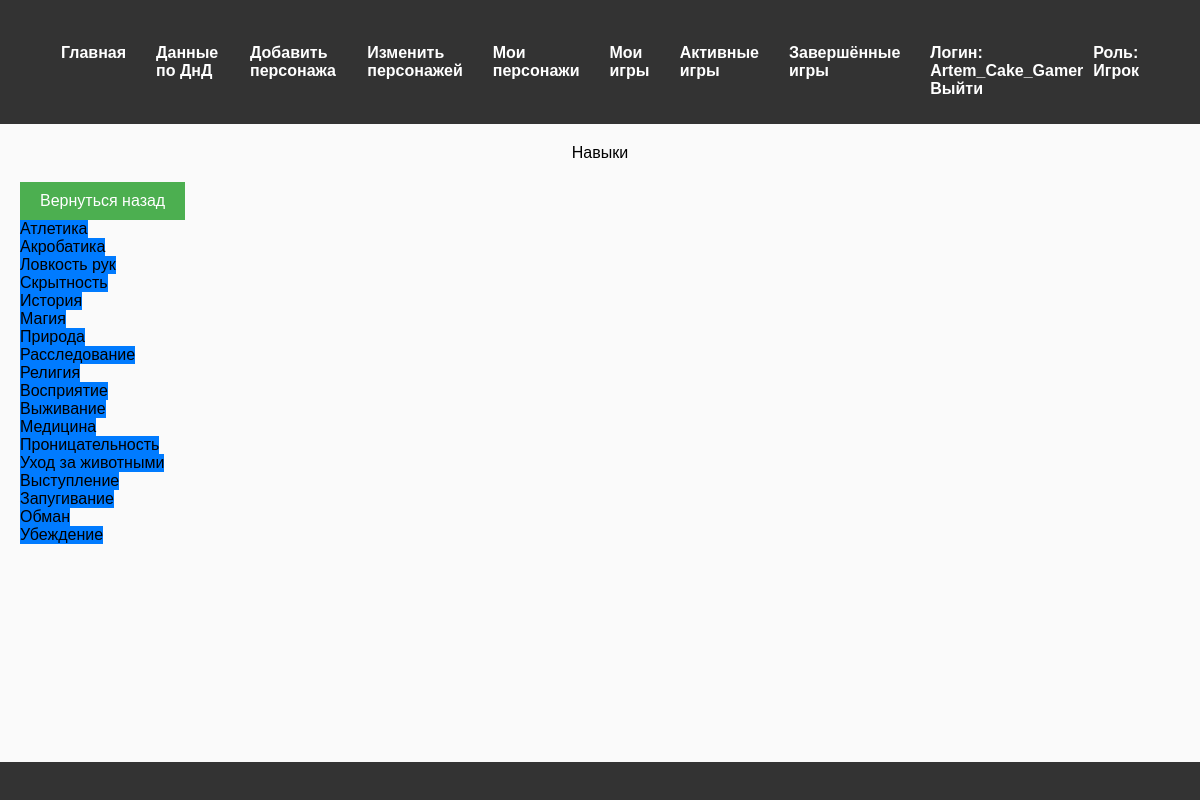
Screenshot of /VeiwSkills (signed in) with the database file from the repository.
### functions/Classes.py (models this page shows)
class Role(db.Model, RoleMixin):
    __tablename__ = 'Role'
    id       = db.Column(db.Integer(), primary_key=True)
    RoleName = db.Column(db.String(80), unique=True)
    name     = db.Column(db.String(80), unique=True)
    NameUser = db.Column(db.String(80), unique=True)

class User(db.Model, UserMixin):
    __tablename__ = 'User'
    id          = db.Column(db.Integer, autoincrement=True, primary_key=True)
    login       = db.Column(db.String, unique=True)
    password    = db.Column(db.String(255), nullable=False, server_default='')
    active      = db.Column(db.Boolean())
    roles       = db.relationship('Role'  , secondary=Roles_Users
                                                , backref=db.backref("roled", cascade='all,delete',single_parent=True, passive_deletes=True)
                                                , cascade='all,delete'      , single_parent=True)

class Skills(db.Model):
    __tablename__ = 'Skills'
    id           = db.Column(db.Integer, primary_key=True)
    Name         = db.Column(db.String(300), nullable=False, unique=True)
    Discription  = db.Column(db.Text, nullable=True)
    imageName = db.Column(db.String(300), nullable=True)
    image = db.Column(db.LargeBinary, nullable=True)

### app.py (the view)
@app.route("/VeiwSkills", methods=['GET', 'POST'])
def VeiwSkills():
    skills = Skills.query.all()
    if request.method == 'POST':
        Date_id = request.form.get('Date_id')
        return OpenVeiwPost(['Skills', Date_id])
    return render_template("VeiwElementPage.html", Dates=skills
                           , VeiwAtributes='VeiwSkills', TitlePage='Навыки', show_back_button=True)

### templates/VeiwElementPage.html (shortened to what this page needs)
{% extends "base.html" %}
{% block content %}
<h1>{{ TitlePage }}</h1>
{% if show_back_button %}
<button id="back-button">Вернуться назад</button>
{% endif %}
{% for Date in Dates %}
<form method="POST"  id="Edit{{ TableName }}Form{{ Date.id }}" action="{{ TableName }}">
	<button>{{ Date.Name }}</button>
</form>
{% endfor %}
{% endblock %}

### templates/Menu.html (shortened to what this page needs)
﻿<div class="container nav-menu" bis_skin_checked="1">
    <ul class="menu-list">
        <li class="nav-item"><a href="{{ url_for('Index') }}">Главная</a></li>
        {% if current_user.is_authenticated %}
        <li class="nav-item"><a href="{{ url_for('VeiwMaterial') }}">Данные по ДнД</a></li>
        {% for role in current_user.roles %}{% if (role.name == 'Gamer') %}
        <li class="nav-item"><a href="{{ url_for('CreatePersonage') }}">Добавить персонажа</a></li>
        <li class="nav-item"><a href="{{ url_for('EditPersonage') }}">Изменить персонажей</a></li>
        <li class="nav-item"><a href="{{ url_for('VeiwPersonage') }}">Мои персонажи</a></li>
        {% endif %}
        <li class="nav-item"><a href="{{ url_for('VeiwMyGames') }}">Мои игры</a></li>
        <li class="nav-item"><a href="{{ url_for('ActiveGames') }}">Активные игры</a></li>
        <li class="nav-item"><a href="{{ url_for('CloseGames') }}">Завершённые игры</a></li>
        {% endfor %}{% endif %}
        <li class="nav-item login">
            <ul class="submenu">
                <li>{% if current_user.is_authenticated %}
                    <a href="#"><b>Логин:</b> {{current_user.login}}</a>
                    {% endif %}
                </li>
                <li>{% if current_user.is_authenticated %}
                    {% for role in current_user.roles %}
                    <a href="#"><b>Роль:</b> {{ role.NameUser }}</a>
                    {% endfor %}
                    {% endif %}
                </li>
            </ul>
            {% if current_user.is_authenticated %}
            <a href="/Logout">Выйти</a>
            {% else %}
            <a href="LoginUsers#login" id="login-link" class="btn btn-primary">Войти</a>
            {% endif %}
        </li>
    </ul>
</div>

### static/css/forms.css (style rules this page uses)
h1 { text-align: center; margin-bottom: 20px; }

### static/css/links_and_buttons.css (style rules this page uses)
a { text-decoration: underline; color: blue; cursor: pointer; }
button { padding: 10px 20px; background-color: #007bff; color: white; border: none; cursor: pointer; font-size: 16px; }
#back-button { margin-top: 20px; padding: 10px 20px; background-color: #4CAF50; color: white; border: none; cursor: pointer; }

### static/css/media-queries.css (style rules this page uses)
@media screen and (min-width: 1200px) { body { font-size: 16px; } }
@media screen and (min-width: 1200px) { button { padding: 12px 24px; } }
@media screen and (min-width: 1200px) { h1 { font-size: 32px; } }

### static/css/structure.css (style rules this page uses)
html, body { height: 100%; margin: 0; padding: 0; }
body { display: grid; grid-template-rows: auto 1fr auto; min-height: 100vh; }
.container { width: 100%; max-width: 1200px; margin: 0 auto; padding: 0 15px; }
.nav-menu ul.menu-list { list-style-type: none; display: flex; justify-content: space-between; background-color: #333; padding: 0; margin: 0; }
.nav-menu ul.menu-list li.nav-item { display: inline-block; padding: 10px 15px; }
.nav-menu ul.menu-list li.nav-item a { color: white; text-decoration: none; font-weight: bold; }
.login ul.submenu { list-style-type: none; display: flex; gap: 10px; align-items: center; }
.login ul.submenu li { padding: 0; }
.login ul.submenu li a { color: white; text-decoration: none; }

### rows the page displays
Role: NameUser "Игрок"
User: login "Artem_Cake_Gamer"
Skills: Name "Атлетика"
Skills: Name "Акробатика"
Skills: Name "Ловкость рук"
Skills: Name "Скрытность"
Skills: Name "История"
Skills: Name "Магия"
Skills: Name "Природа"
Skills: Name "Расследование"
Skills: Name "Религия"
Skills: Name "Восприятие"
Skills: Name "Выживание"
Skills: Name "Медицина"
Skills: Name "Проницательность"
Skills: Name "Уход за животными"
Skills: Name "Выступление"
Skills: Name "Запугивание"
Skills: Name "Обман"
Skills: Name "Убеждение"

### other values shown
{{ TitlePage }} "Навыки"
